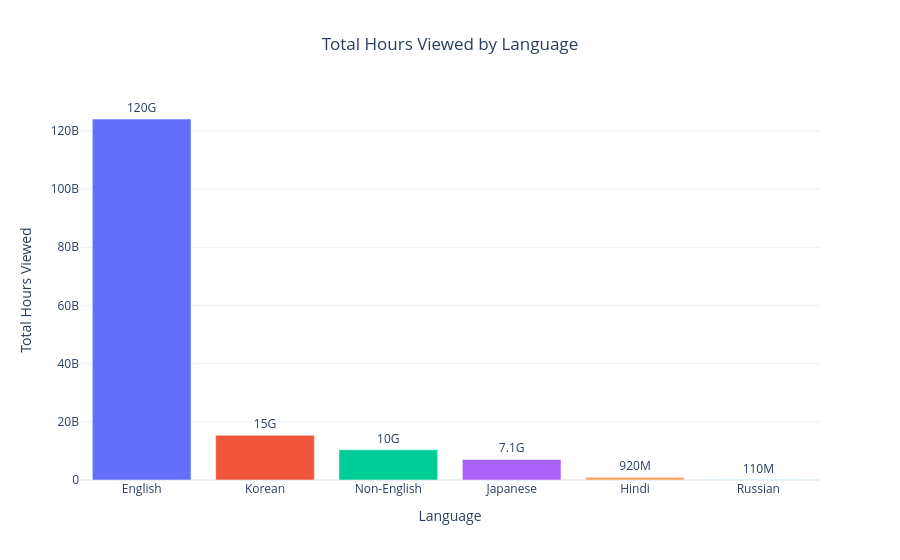

Notebook code cell kept with this figure:
### Code cell
# Visualize total viewing hours by language

fig = px.bar(
    language_performance,
    x="Language Indicator",
    y="Total_Hours_Viewed",
    color="Language Indicator",
    text="Total_Hours_Viewed",
    title="Total Hours Viewed by Language",
    labels={
        "Language Indicator": "Language",
        "Total_Hours_Viewed": "Total Hours Viewed"
    }
)

fig.update_traces(
    texttemplate="%{text:.2s}",
    textposition="outside"
)

fig.update_layout(
    template="plotly_white",
    title_x=0.5,
    showlegend=False,
    xaxis_title="Language",
    yaxis_title="Total Hours Viewed"
)

fig.show()

### Figure 1 — Plotly figure (JSON) as saved in the notebook; plotly's stock layout.template omitted (floating-point values rounded to 4 significant figures)
{"data": [{"alignmentgroup": "True", "hovertemplate": "Language=%{x}<br>Total Hours Viewed=%{text}<extra></extra>", "legendgroup": "English", "marker": {"color": "#636efa", "pattern": {"shape": ""}}, "name": "English", "offsetgroup": "English", "orientation": "v", "showlegend": true, "text": [124092000000], "textposition": "outside", "texttemplate": "%{text:.2s}", "type": "bar", "x": ["English"], "xaxis": "x", "y": [124092000000], "yaxis": "y"}, {"alignmentgroup": "True", "hovertemplate": "Language=%{x}<br>Total Hours Viewed=%{text}<extra></extra>", "legendgroup": "Korean", "marker": {"color": "#EF553B", "pattern": {"shape": ""}}, "name": "Korean", "offsetgroup": "Korean", "orientation": "v", "showlegend": true, "text": [15371100000], "textposition": "outside", "texttemplate": "%{text:.2s}", "type": "bar", "x": ["Korean"], "xaxis": "x", "y": [15371100000], "yaxis": "y"}, {"alignmentgroup": "True", "hovertemplate": "Language=%{x}<br>Total Hours Viewed=%{text}<extra></extra>", "legendgroup": "Non-English", "marker": {"color": "#00cc96", "pattern": {"shape": ""}}, "name": "Non-English", "offsetgroup": "Non-English", "orientation": "v", "showlegend": true, "text": [10414700000], "textposition": "outside", "texttemplate": "%{text:.2s}", "type": "bar", "x": ["Non-English"], "xaxis": "x", "y": [10414700000], "yaxis": "y"}, {"alignmentgroup": "True", "hovertemplate": "Language=%{x}<br>Total Hours Viewed=%{text}<extra></extra>", "legendgroup": "Japanese", "marker": {"color": "#ab63fa", "pattern": {"shape": ""}}, "name": "Japanese", "offsetgroup": "Japanese", "orientation": "v", "showlegend": true, "text": [7063300000], "textposition": "outside", "texttemplate": "%{text:.2s}", "type": "bar", "x": ["Japanese"], "xaxis": "x", "y": [7063300000], "yaxis": "y"}, {"alignmentgroup": "True", "hovertemplate": "Language=%{x}<br>Total Hours Viewed=%{text}<extra></extra>", "legendgroup": "Hindi", "marker": {"color": "#FFA15A", "pattern": {"shape": ""}}, "name": "Hindi", "offsetgroup": "Hindi", "orientation": "v", "showlegend": true, "text": [915000000], "textposition": "outside", "texttemplate": "%{text:.2s}", "type": "bar", "x": ["Hindi"], "xaxis": "x", "y": [915000000], "yaxis": "y"}, {"alignmentgroup": "True", "hovertemplate": "Language=%{x}<br>Total Hours Viewed=%{text}<extra></extra>", "legendgroup": "Russian", "marker": {"color": "#19d3f3", "pattern": {"shape": ""}}, "name": "Russian", "offsetgroup": "Russian", "orientation": "v", "showlegend": true, "text": [114600000], "textposition": "outside", "texttemplate": "%{text:.2s}", "type": "bar", "x": ["Russian"], "xaxis": "x", "y": [114600000], "yaxis": "y"}], "layout": {"barmode": "relative", "legend": {"title": {"text": "Language"}, "tracegroupgap": 0}, "showlegend": false, "title": {"text": "Total Hours Viewed by Language", "x": 0.5}, "xaxis": {"anchor": "y", "categoryarray": ["English", "Korean", "Non-English", "Japanese", "Hindi", "Russian"], "categoryorder": "array", "domain": [0, 1], "title": {"text": "Language"}}, "yaxis": {"anchor": "x", "domain": [0, 1], "title": {"text": "Total Hours Viewed"}}}}
